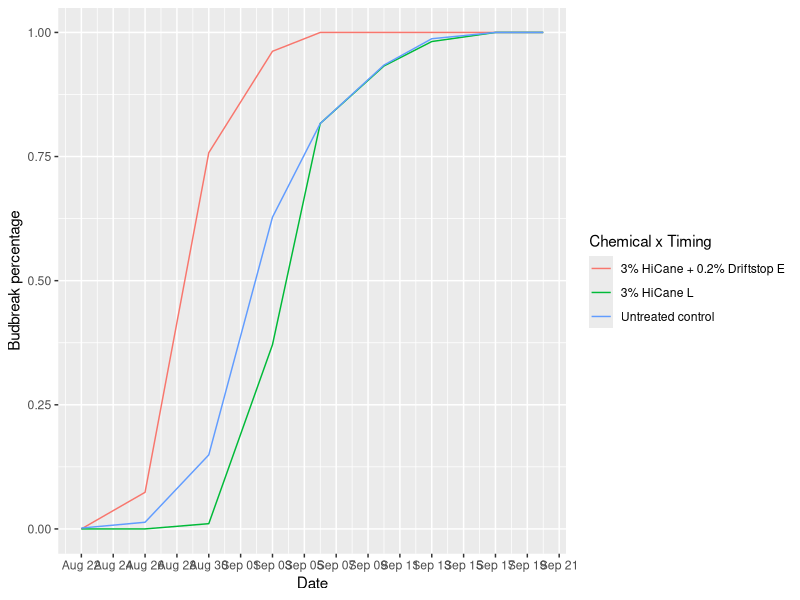
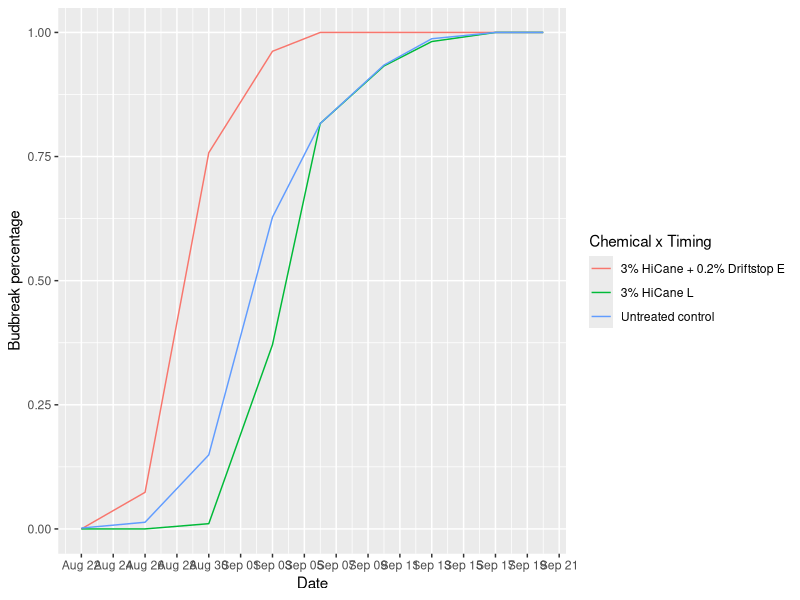

These charts were generated, in order, by the following R code:
## ---- chunk 1
knitr::opts_chunk$set(echo = FALSE)

require(tidyverse)
require(magrittr)
require(lubridate)
library(scales)

## ---- chunk 2
getValidColumns <- function(data){
	names <- colnames(data)
	asDates <- dmy(paste(names, "2019"))
	return(which(!is.na(asDates)))
}

mergeLogAndTranspose <- function(data, log, IDcolumn = 1){
	longFormat <- data %>%
		gather(key = "Date", value = "OpenBuds", -IDcolumn) %>%
		group_by_at(colnames(data)[IDcolumn]) %>%
		mutate(BudbreakPercentage = OpenBuds / max(OpenBuds)) %>%
		arrange_at(colnames(data)[1])
	
	longFormat$information <- sapply(1:nrow(longFormat), function(x) log$information[log$CaneID == longFormat$CaneID[x] & log$Date == longFormat$Date[x]][1])
	
	longFormat %<>% mutate(Date = dmy(paste(Date, "2019")))
	
	return(longFormat)
}

fillDataFrame <- function(data, IDcolumn = 1){
	processed <- select(data,
						c(IDcolumn, getValidColumns(data)))
	
	log <-  data.frame(CaneID = double(), Date = character(), information = character(), stringsAsFactors = FALSE)
	
	for(i in seq_along(processed[[1]])){
		maxValue <- 0
		
		for(j in seq_along(processed)[-1]){
			if(any(c("x", "X", "xx", NA) %in% processed[[i,j]]))
				processed[[i,j]] <- maxValue
			
			if(processed[[i,j]] > maxValue)
				maxValue <- processed[[i,j]]
			
			if(processed[[i,j]] < maxValue){
				log %<>% bind_rows(., data.frame(CaneID = processed[i,1], 
												 Date = names(processed)[j],
												 information = paste("Value smaller than max: previous =", processed[[i,j]], " new =", maxValue),
												 stringsAsFactors = FALSE))
				processed[[i,j]] <-  maxValue
			}
		}
	}
	
	return(mergeLogAndTranspose(processed, log))
}
## ---- chunk 3

treatmentsR19 <- read_csv("./data/treatmentsR19.csv")%>%
					rename(CaneID = 1, Treatment = 2)


rawBB_R19 <- read_csv("./data/R19_budbreak.csv", na = c("x", NA)) %>%
	rename(CaneID = 1)

processedR19_budbreak <- fillDataFrame(rawBB_R19)

processedR19_budbreak$Treatment <- sapply(seq_along(processedR19_budbreak$CaneID), 
										  function(x) treatmentsR19$Treatment[processedR19_budbreak$CaneID[x] == treatmentsR19$CaneID])

## ---- chunk 4

# looking at just the early & late HC aplications vs control
# as supporting evidence for the flowers per shoot distribution.
processedR19_budbreak %>%
	mutate(treatment = gsub("[ ][ ]+", " ", Treatment), timing = str_extract(treatment, "[LMEV]+$"),
				   chemical = gsub("^([A-Za-z ]+[ ][0-9]%)(.+)", "\\1", treatment)) %>%
	filter(treatment %in% c("Untreated control", "3% HiCane + 0.2% Driftstop E", "3% HiCane L")) %>%
	group_by(treatment, Date) %>%
	summarise(mean_bb_perc = mean(BudbreakPercentage)) %>%
	ggplot() +
		geom_line(aes(Date, mean_bb_perc, colour = treatment)) + 
		scale_x_date(breaks = pretty_breaks(12)) + 
		labs(colour = "Chemical x Timing", y = "Budbreak percentage")


ggsave("./Graphs/R19 - budbreak curves (HC & Control).png", width = 10, height = 6)

